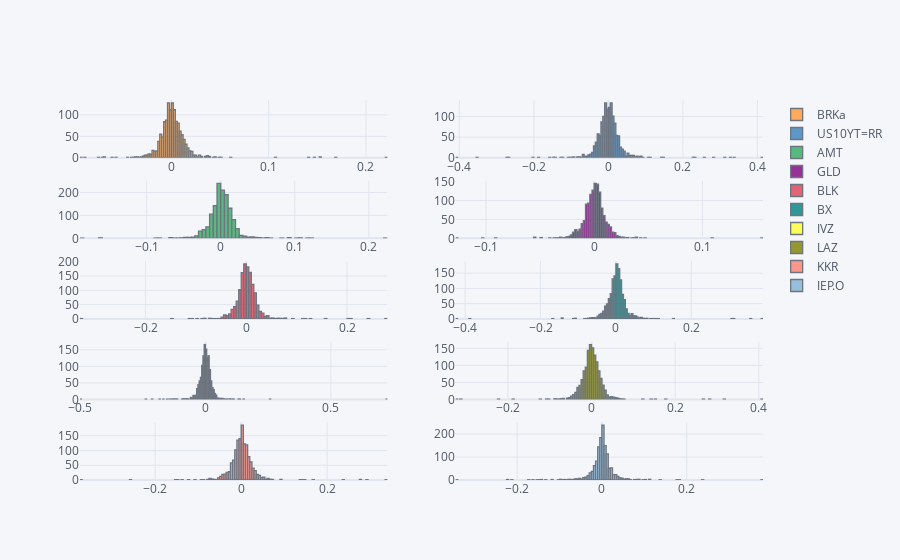

The code cell stored with this chart in its notebook:
### Code cell
# visualizing distribution of log returns
rets.iplot(kind='histogram', subplots=True)

### Figure 1 — Plotly figure (JSON) as saved in the notebook; plotly's stock layout.template omitted (floating-point values rounded to 4 significant figures; data arrays with more than 128 entries replaced by an {"elided": "..."} marker saying what was removed)
{"data": [{"histfunc": "count", "histnorm": "", "marker": {"color": "rgba(255, 153, 51, 1.0)", "line": {"color": "#4D5663", "width": 1.3}}, "name": "BRKa", "opacity": 0.8, "orientation": "v", "type": "histogram", "x": {"elided": "1351 float values"}, "xaxis": "x", "yaxis": "y"}, {"histfunc": "count", "histnorm": "", "marker": {"color": "rgba(55, 128, 191, 1.0)", "line": {"color": "#4D5663", "width": 1.3}}, "name": "US10YT=RR", "opacity": 0.8, "orientation": "v", "type": "histogram", "x": {"elided": "1351 float values"}, "xaxis": "x2", "yaxis": "y2"}, {"histfunc": "count", "histnorm": "", "marker": {"color": "rgba(50, 171, 96, 1.0)", "line": {"color": "#4D5663", "width": 1.3}}, "name": "AMT", "opacity": 0.8, "orientation": "v", "type": "histogram", "x": {"elided": "1351 float values"}, "xaxis": "x3", "yaxis": "y3"}, {"histfunc": "count", "histnorm": "", "marker": {"color": "rgba(128, 0, 128, 1.0)", "line": {"color": "#4D5663", "width": 1.3}}, "name": "GLD", "opacity": 0.8, "orientation": "v", "type": "histogram", "x": {"elided": "1351 float values"}, "xaxis": "x4", "yaxis": "y4"}, {"histfunc": "count", "histnorm": "", "marker": {"color": "rgba(219, 64, 82, 1.0)", "line": {"color": "#4D5663", "width": 1.3}}, "name": "BLK", "opacity": 0.8, "orientation": "v", "type": "histogram", "x": {"elided": "1351 float values"}, "xaxis": "x5", "yaxis": "y5"}, {"histfunc": "count", "histnorm": "", "marker": {"color": "rgba(0, 128, 128, 1.0)", "line": {"color": "#4D5663", "width": 1.3}}, "name": "BX", "opacity": 0.8, "orientation": "v", "type": "histogram", "x": {"elided": "1351 float values"}, "xaxis": "x6", "yaxis": "y6"}, {"histfunc": "count", "histnorm": "", "marker": {"color": "rgba(255, 255, 51, 1.0)", "line": {"color": "#4D5663", "width": 1.3}}, "name": "IVZ", "opacity": 0.8, "orientation": "v", "type": "histogram", "x": {"elided": "1351 float values"}, "xaxis": "x7", "yaxis": "y7"}, {"histfunc": "count", "histnorm": "", "marker": {"color": "rgba(128, 128, 0, 1.0)", "line": {"color": "#4D5663", "width": 1.3}}, "name": "LAZ", "opacity": 0.8, "orientation": "v", "type": "histogram", "x": {"elided": "1351 float values"}, "xaxis": "x8", "yaxis": "y8"}, {"histfunc": "count", "histnorm": "", "marker": {"color": "rgba(251, 128, 114, 1.0)", "line": {"color": "#4D5663", "width": 1.3}}, "name": "KKR", "opacity": 0.8, "orientation": "v", "type": "histogram", "x": {"elided": "1351 float values"}, "xaxis": "x9", "yaxis": "y9"}, {"histfunc": "count", "histnorm": "", "marker": {"color": "rgba(128, 177, 211, 1.0)", "line": {"color": "#4D5663", "width": 1.3}}, "name": "IEP.O", "opacity": 0.8, "orientation": "v", "type": "histogram", "x": {"elided": "1351 float values"}, "xaxis": "x10", "yaxis": "y10"}], "layout": {"barmode": "overlay", "legend": {"bgcolor": "#F5F6F9", "font": {"color": "#4D5663"}}, "paper_bgcolor": "#F5F6F9", "plot_bgcolor": "#F5F6F9", "title": {"font": {"color": "#4D5663"}}, "xaxis": {"anchor": "y", "domain": [0, 0.45], "gridcolor": "#E1E5ED", "showgrid": true, "tickfont": {"color": "#4D5663"}, "title": {"font": {"color": "#4D5663"}, "text": ""}, "zerolinecolor": "#E1E5ED"}, "xaxis10": {"anchor": "y10", "domain": [0.55, 1], "gridcolor": "#E1E5ED", "showgrid": true, "tickfont": {"color": "#4D5663"}, "title": {"font": {"color": "#4D5663"}, "text": ""}, "zerolinecolor": "#E1E5ED"}, "xaxis2": {"anchor": "y2", "domain": [0.55, 1], "gridcolor": "#E1E5ED", "showgrid": true, "tickfont": {"color": "#4D5663"}, "title": {"font": {"color": "#4D5663"}, "text": ""}, "zerolinecolor": "#E1E5ED"}, "xaxis3": {"anchor": "y3", "domain": [0, 0.45], "gridcolor": "#E1E5ED", "showgrid": true, "tickfont": {"color": "#4D5663"}, "title": {"font": {"color": "#4D5663"}, "text": ""}, "zerolinecolor": "#E1E5ED"}, "xaxis4": {"anchor": "y4", "domain": [0.55, 1], "gridcolor": "#E1E5ED", "showgrid": true, "tickfont": {"color": "#4D5663"}, "title": {"font": {"color": "#4D5663"}, "text": ""}, "zerolinecolor": "#E1E5ED"}, "xaxis5": {"anchor": "y5", "domain": [0, 0.45], "gridcolor": "#E1E5ED", "showgrid": true, "tickfont": {"color": "#4D5663"}, "title": {"font": {"color": "#4D5663"}, "text": ""}, "zerolinecolor": "#E1E5ED"}, "xaxis6": {"anchor": "y6", "domain": [0.55, 1], "gridcolor": "#E1E5ED", "showgrid": true, "tickfont": {"color": "#4D5663"}, "title": {"font": {"color": "#4D5663"}, "text": ""}, "zerolinecolor": "#E1E5ED"}, "xaxis7": {"anchor": "y7", "domain": [0, 0.45], "gridcolor": "#E1E5ED", "showgrid": true, "tickfont": {"color": "#4D5663"}, "title": {"font": {"color": "#4D5663"}, "text": ""}, "zerolinecolor": "#E1E5ED"}, "xaxis8": {"anchor": "y8", "domain": [0.55, 1], "gridcolor": "#E1E5ED", "showgrid": true, "tickfont": {"color": "#4D5663"}, "title": {"font": {"color": "#4D5663"}, "text": ""}, "zerolinecolor": "#E1E5ED"}, "xaxis9": {"anchor": "y9", "domain": [0, 0.45], "gridcolor": "#E1E5ED", "showgrid": true, "tickfont": {"color": "#4D5663"}, "title": {"font": {"color": "#4D5663"}, "text": ""}, "zerolinecolor": "#E1E5ED"}, "yaxis": {"anchor": "x", "domain": [0.848, 1], "gridcolor": "#E1E5ED", "showgrid": true, "tickfont": {"color": "#4D5663"}, "title": {"font": {"color": "#4D5663"}, "text": ""}, "zerolinecolor": "#E1E5ED"}, "yaxis10": {"anchor": "x10", "domain": [0, 0.152], "gridcolor": "#E1E5ED", "showgrid": true, "tickfont": {"color": "#4D5663"}, "title": {"font": {"color": "#4D5663"}, "text": ""}, "zerolinecolor": "#E1E5ED"}, "yaxis2": {"anchor": "x2", "domain": [0.848, 1], "gridcolor": "#E1E5ED", "showgrid": true, "tickfont": {"color": "#4D5663"}, "title": {"font": {"color": "#4D5663"}, "text": ""}, "zerolinecolor": "#E1E5ED"}, "yaxis3": {"anchor": "x3", "domain": [0.636, 0.788], "gridcolor": "#E1E5ED", "showgrid": true, "tickfont": {"color": "#4D5663"}, "title": {"font": {"color": "#4D5663"}, "text": ""}, "zerolinecolor": "#E1E5ED"}, "yaxis4": {"anchor": "x4", "domain": [0.636, 0.788], "gridcolor": "#E1E5ED", "showgrid": true, "tickfont": {"color": "#4D5663"}, "title": {"font": {"color": "#4D5663"}, "text": ""}, "zerolinecolor": "#E1E5ED"}, "yaxis5": {"anchor": "x5", "domain": [0.424, 0.576], "gridcolor": "#E1E5ED", "showgrid": true, "tickfont": {"color": "#4D5663"}, "title": {"font": {"color": "#4D5663"}, "text": ""}, "zerolinecolor": "#E1E5ED"}, "yaxis6": {"anchor": "x6", "domain": [0.424, 0.576], "gridcolor": "#E1E5ED", "showgrid": true, "tickfont": {"color": "#4D5663"}, "title": {"font": {"color": "#4D5663"}, "text": ""}, "zerolinecolor": "#E1E5ED"}, "yaxis7": {"anchor": "x7", "domain": [0.212, 0.364], "gridcolor": "#E1E5ED", "showgrid": true, "tickfont": {"color": "#4D5663"}, "title": {"font": {"color": "#4D5663"}, "text": ""}, "zerolinecolor": "#E1E5ED"}, "yaxis8": {"anchor": "x8", "domain": [0.212, 0.364], "gridcolor": "#E1E5ED", "showgrid": true, "tickfont": {"color": "#4D5663"}, "title": {"font": {"color": "#4D5663"}, "text": ""}, "zerolinecolor": "#E1E5ED"}, "yaxis9": {"anchor": "x9", "domain": [0, 0.152], "gridcolor": "#E1E5ED", "showgrid": true, "tickfont": {"color": "#4D5663"}, "title": {"font": {"color": "#4D5663"}, "text": ""}, "zerolinecolor": "#E1E5ED"}}}
